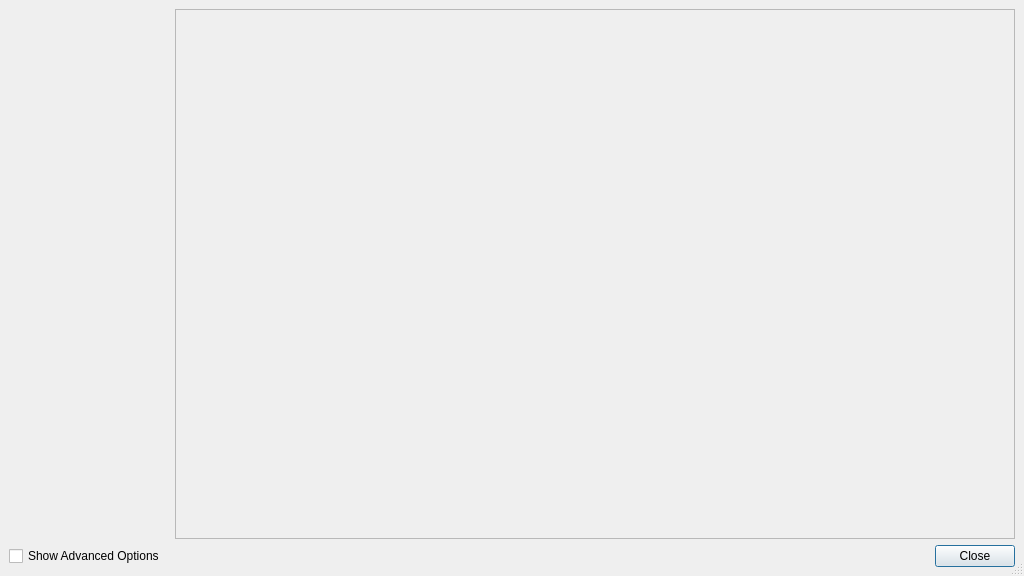
<?xml version="1.0" encoding="UTF-8"?>
<ui version="4.0">
 <class>QConfigurationDialogBase</class>
 <widget class="QDialog" name="QConfigurationDialogBase">
  <property name="geometry">
   <rect>
    <x>0</x>
    <y>0</y>
    <width>1024</width>
    <height>576</height>
   </rect>
  </property>
  <property name="minimumSize">
   <size>
    <width>1024</width>
    <height>576</height>
   </size>
  </property>
  <property name="windowIcon">
   <iconset resource="../main/main.qrc">
    <normaloff>:/images/icons/configuration.svg</normaloff>:/images/icons/configuration.svg</iconset>
  </property>
  <property name="sizeGripEnabled">
   <bool>true</bool>
  </property>
  <layout class="QGridLayout" name="gridLayout">
   <property name="leftMargin">
    <number>9</number>
   </property>
   <property name="topMargin">
    <number>9</number>
   </property>
   <property name="rightMargin">
    <number>9</number>
   </property>
   <property name="bottomMargin">
    <number>9</number>
   </property>
   <item row="1" column="0">
    <widget class="QCheckBox" name="m_viewAdvancedOptions">
     <property name="text">
      <string>Show Advanced Options</string>
     </property>
    </widget>
   </item>
   <item row="1" column="2">
    <widget class="QPushButton" name="m_okButton">
     <property name="text">
      <string>Close</string>
     </property>
     <property name="icon">
      <iconset resource="../main/main.qrc">
       <normaloff>:/images/icons/window-close.svg</normaloff>:/images/icons/window-close.svg</iconset>
     </property>
     <property name="autoDefault">
      <bool>true</bool>
     </property>
     <property name="default">
      <bool>true</bool>
     </property>
    </widget>
   </item>
   <item row="1" column="1">
    <spacer>
     <property name="orientation">
      <enum>Qt::Horizontal</enum>
     </property>
     <property name="sizeType">
      <enum>QSizePolicy::Expanding</enum>
     </property>
     <property name="sizeHint" stdset="0">
      <size>
       <width>388</width>
       <height>20</height>
      </size>
     </property>
    </spacer>
   </item>
   <item row="0" column="0" colspan="3">
    <layout class="QHBoxLayout">
     <property name="spacing">
      <number>6</number>
     </property>
     <property name="leftMargin">
      <number>0</number>
     </property>
     <property name="topMargin">
      <number>0</number>
     </property>
     <property name="rightMargin">
      <number>0</number>
     </property>
     <property name="bottomMargin">
      <number>0</number>
     </property>
     <item>
      <widget class="QListWidget" name="m_optionsList">
       <property name="minimumSize">
        <size>
         <width>160</width>
         <height>0</height>
        </size>
       </property>
       <property name="maximumSize">
        <size>
         <width>160</width>
         <height>16777215</height>
        </size>
       </property>
       <property name="focusPolicy">
        <enum>Qt::NoFocus</enum>
       </property>
       <property name="styleSheet">
        <string notr="true">background-color: rgba(255, 255, 255,0);</string>
       </property>
       <property name="frameShape">
        <enum>QFrame::NoFrame</enum>
       </property>
       <property name="horizontalScrollBarPolicy">
        <enum>Qt::ScrollBarAlwaysOff</enum>
       </property>
       <property name="dragDropMode">
        <enum>QAbstractItemView::NoDragDrop</enum>
       </property>
       <property name="selectionBehavior">
        <enum>QAbstractItemView::SelectRows</enum>
       </property>
       <property name="iconSize">
        <size>
         <width>48</width>
         <height>48</height>
        </size>
       </property>
       <property name="movement">
        <enum>QListView::Static</enum>
       </property>
       <property name="flow">
        <enum>QListView::LeftToRight</enum>
       </property>
       <property name="spacing">
        <number>8</number>
       </property>
       <property name="gridSize">
        <size>
         <width>160</width>
         <height>75</height>
        </size>
       </property>
       <property name="viewMode">
        <enum>QListView::IconMode</enum>
       </property>
       <property name="wordWrap">
        <bool>true</bool>
       </property>
      </widget>
     </item>
     <item>
      <widget class="QScrollArea" name="m_scrollArea">
       <property name="frameShape">
        <enum>QFrame::NoFrame</enum>
       </property>
       <property name="frameShadow">
        <enum>QFrame::Plain</enum>
       </property>
       <property name="lineWidth">
        <number>0</number>
       </property>
       <property name="widgetResizable">
        <bool>true</bool>
       </property>
       <widget class="QWidget" name="scrollAreaWidgetContents">
        <layout class="QVBoxLayout" name="verticalLayout">
         <property name="spacing">
          <number>0</number>
         </property>
         <property name="leftMargin">
          <number>0</number>
         </property>
         <property name="topMargin">
          <number>0</number>
         </property>
         <property name="rightMargin">
          <number>0</number>
         </property>
         <property name="bottomMargin">
          <number>0</number>
         </property>
         <item>
          <widget class="QStackedWidget" name="m_optionsStack">
           <property name="frameShape">
            <enum>QFrame::StyledPanel</enum>
           </property>
           <property name="frameShadow">
            <enum>QFrame::Sunken</enum>
           </property>
          </widget>
         </item>
        </layout>
       </widget>
      </widget>
     </item>
    </layout>
   </item>
  </layout>
 </widget>
 <tabstops>
  <tabstop>m_optionsList</tabstop>
 </tabstops>
 <resources>
  <include location="../main/main.qrc"/>
  <include location="../main/main.qrc"/>
 </resources>
 <connections>
  <connection>
   <sender>m_okButton</sender>
   <signal>clicked()</signal>
   <receiver>QConfigurationDialogBase</receiver>
   <slot>close()</slot>
   <hints>
    <hint type="sourcelabel">
     <x>312</x>
     <y>238</y>
    </hint>
    <hint type="destinationlabel">
     <x>20</x>
     <y>20</y>
    </hint>
   </hints>
  </connection>
  <connection>
   <sender>m_optionsList</sender>
   <signal>currentRowChanged(int)</signal>
   <receiver>m_optionsStack</receiver>
   <slot>setCurrentIndex(int)</slot>
   <hints>
    <hint type="sourcelabel">
     <x>86</x>
     <y>129</y>
    </hint>
    <hint type="destinationlabel">
     <x>225</x>
     <y>111</y>
    </hint>
   </hints>
  </connection>
 </connections>
</ui>
